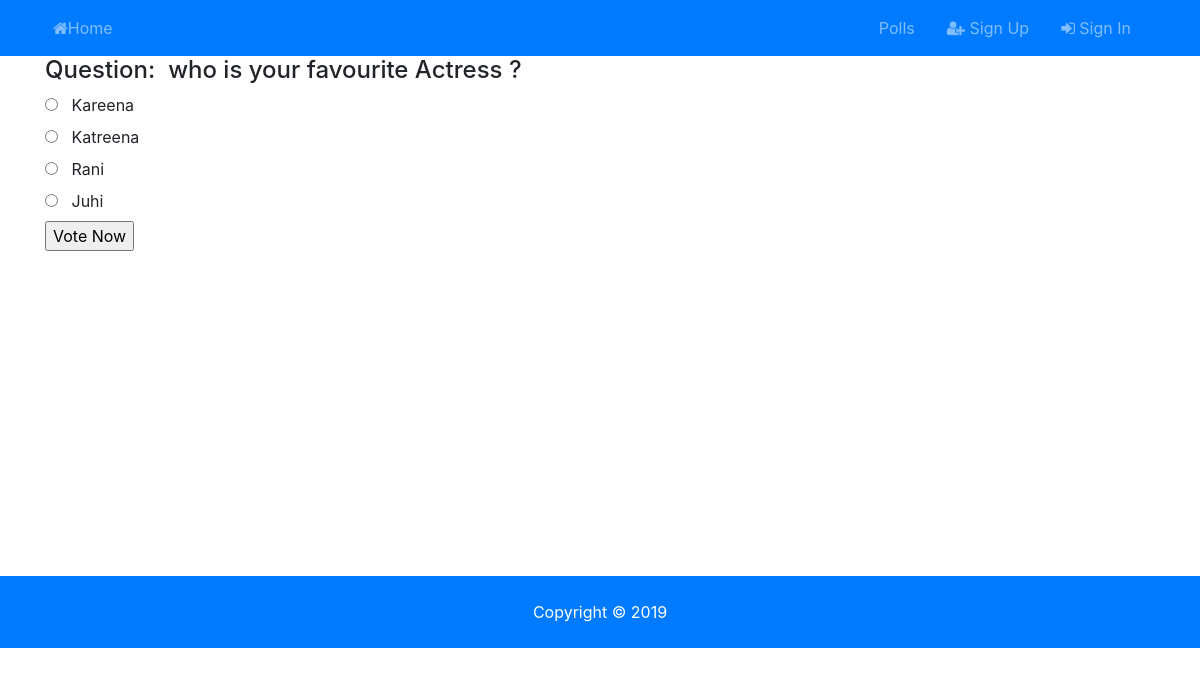
Page /2/ on the committed database.
### pollapp/models.py (models this page shows, shortened)
class MakePoll(models.Model):
    owner = models.ForeignKey(User,on_delete=models.CASCADE,default = 1)
    question = models.CharField(max_length = 200)
    optionone = models.CharField(max_length = 200)
    optiontwo = models.CharField(max_length = 200)
    optionthree = models.CharField(max_length = 200)
    optionfour = models.CharField(max_length = 200)

### pollapp/views.py (the view)
# urls.py: path('<int:poll_id>/',views.VotePoll,name = "VotePoll"),
def VotePoll(request,poll_id):
    if request.method == "POST":
        data = MakePoll.objects.get(id = poll_id)
        selected_Question = data.question
        selected_Choice = request.POST['vote']
        Vote.objects.create(poll = data,vote = selected_Choice).save()
        return redirect('PollList')
    else:
        requested_poll = MakePoll.objects.get(id = poll_id)
        return render(request,'pollapp/votepoll.html',{'poll':requested_poll})

### templates/pollapp/votepoll.html (shortened to what this page needs)
{% extends 'base.html' %}
{% load static %}
{% block bodyblock %}
<div class="container" style="height:520px;" >
    <form action="{% url 'VotePoll' poll.id %}" method="post">
        <h4>Question:&nbsp&nbsp{{poll.question}}&nbsp?</h4>
        <input id="choice1" type="radio" name="vote" value="{{poll.optionone}}">&nbsp&nbsp&nbsp<label for="choice1">{{poll.optionone}}</label><br>
        <input id="choice2" type="radio" name="vote" value="{{poll.optiontwo}}">&nbsp&nbsp&nbsp<label for="choice2">{{poll.optiontwo}}</label><br>
        <input id="choice3" type="radio" name="vote" value="{{poll.optionthree}}">&nbsp&nbsp&nbsp<label for="choice3"> {{poll.optionthree}}</label><br>
        <input id="choice4" type="radio" name="vote" value="{{poll.optionfour}}">&nbsp&nbsp&nbsp<label for="choice4"> {{poll.optionfour}}</label><br>
        <input  type="submit" value="Vote Now">
    </form>
</div>
{% endblock %}

### rows in the picture
MakePoll: question "who is your favourite Actress", optionone "Kareena", optiontwo "Katreena", optionthree "Rani", optionfour "Juhi"
